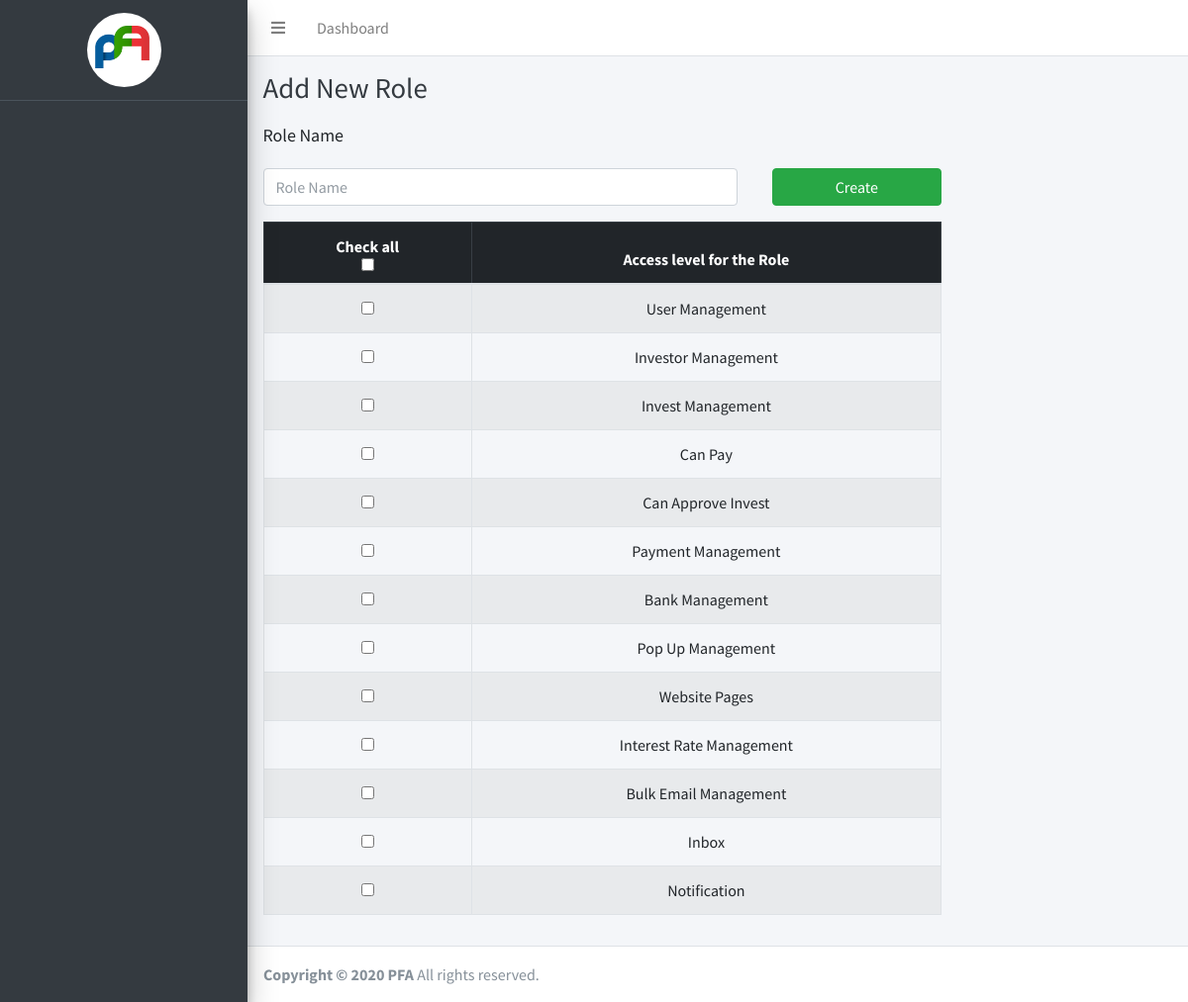
The page /investor/role/add-role on the database its author committed.
### investor/models.py (models this page shows, shortened)
class Access(models.Model):
    has_access = models.CharField(max_length=300)
    status = models.BooleanField(default=True)

### investor/views.py (the view, shortened to what this page needs)
# urls.py: path('investor/role/add-role',views.add_role, name='add_role'),
def add_role(request):
    access = Access.objects.all()
    context = {
        'access_list':access,
    }
    return render(request,'dashboard/add_role.html', context)

### templates/dashboard/add_role.html (shortened to what this page needs)
{% extends 'dashboard/base/base.html' %}
{% load extra_tags %}
{% load humanize %}
{% block d-content %}
<form action="" method="POST"> {% csrf_token %}
    <div class="content-header">
        <div class="container-fluid">
            <div class="row mb-2">
                <div class="col-12">
                    <h1 class="m-0 mb-2 text-dark float-left w-75">Add New Role</h1>
                </div>
            </div>
            <div class="row">
                <div class="col-md-9 col-sm-12">
                    <p style="font-size:18px;">Role Name</p>
                    <input style="width:70%;margin-right:5%" type="text" name="role_name" placeholder="Role Name" class="form-control mt-1 mb-3 float-left">
                    <input type="submit" value="Create" class="btn btn-success float-left w-25 mt-1 mb-3">
                    <table class="table table-bordered table-striped text-center">
                        <thead class="table-dark">
                            <th style="%;" class="text-center">Check all<input onclick="selectAll()" id="main_check" type="checkbox" class=" form-check d-block m-auto"></th>
                            <th>Access level for the Role</th>
                        </thead>
                        <tbody>
                            {% for access in access_list %}
                                <tr>
                                    <td class="align-middle"><input type="checkbox" id="check" name="access[]" value="{{access.id}}" class="form-check m-auto"></td>
                                    <td class="align-middle">{{access.has_access}}</td>
                                </tr>
                            {% endfor %}
                        </tbody>
                    </table>
                </div>
            </div>
        </div>
    </div>
</form>
{% endblock d-content %}

### static/css/dashboard.css (style rules this page uses)
a,.btn { text-decoration: none !important; }

### rows shown on the page
Access: has_access "User Management"
Access: has_access "Investor Management"
Access: has_access "Invest Management"
Access: has_access "Can Pay"
Access: has_access "Can Approve Invest"
Access: has_access "Payment Management"
Access: has_access "Bank Management"
Access: has_access "Pop Up Management"
Access: has_access "Website Pages"
Access: has_access "Interest Rate Management"
Access: has_access "Bulk Email Management"
Access: has_access "Inbox"
Access: has_access "Notification"
